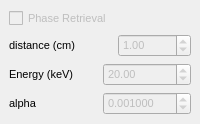
  <widget class="QDockWidget" name="Phase_Retrieval">
   <property name="windowTitle">
    <string>Phase retrieval</string>
   </property>
   <attribute name="dockWidgetArea">
    <number>2</number>
   </attribute>
   <widget class="QWidget" name="dockWidgetContents_3">
    <layout class="QGridLayout" name="gridLayout_7">
     <item row="0" column="0" colspan="2">
      <layout class="QGridLayout" name="gridLayout_6">
       <item row="1" column="0">
        <widget class="QLabel" name="label_distance_2">
         <property name="enabled">
          <bool>true</bool>
         </property>
         <property name="sizePolicy">
          <sizepolicy hsizetype="Minimum" vsizetype="Minimum">
           <horstretch>0</horstretch>
           <verstretch>0</verstretch>
          </sizepolicy>
         </property>
         <property name="font">
          <font>
           <pointsize>8</pointsize>
           <bold>false</bold>
          </font>
         </property>
         <property name="text">
          <string>distance (cm)</string>
         </property>
        </widget>
       </item>
       <item row="0" column="0">
        <widget class="QCheckBox" name="checkBox_phase_2">
         <property name="enabled">
          <bool>false</bool>
         </property>
         <property name="sizePolicy">
          <sizepolicy hsizetype="Minimum" vsizetype="Preferred">
           <horstretch>0</horstretch>
           <verstretch>0</verstretch>
          </sizepolicy>
         </property>
         <property name="font">
          <font>
           <pointsize>8</pointsize>
           <bold>false</bold>
          </font>
         </property>
         <property name="text">
          <string>Phase Retrieval</string>
         </property>
        </widget>
       </item>
       <item row="1" column="1">
        <widget class="QDoubleSpinBox" name="doubleSpinBox_distance_2">
         <property name="enabled">
          <bool>false</bool>
         </property>
         <property name="sizePolicy">
          <sizepolicy hsizetype="Minimum" vsizetype="Preferred">
           <horstretch>0</horstretch>
           <verstretch>0</verstretch>
          </sizepolicy>
         </property>
         <property name="font">
          <font>
           <pointsize>8</pointsize>
           <bold>false</bold>
          </font>
         </property>
         <property name="maximum">
          <double>5000.000000000000000</double>
         </property>
         <property name="value">
          <double>1.000000000000000</double>
         </property>
        </widget>
       </item>
      </layout>
     </item>
     <item row="2" column="0">
      <widget class="QLabel" name="label_Energy_2">
       <property name="enabled">
        <bool>true</bool>
       </property>
       <property name="sizePolicy">
        <sizepolicy hsizetype="Minimum" vsizetype="Minimum">
         <horstretch>0</horstretch>
         <verstretch>0</verstretch>
        </sizepolicy>
       </property>
       <property name="font">
        <font>
         <pointsize>8</pointsize>
         <bold>false</bold>
        </font>
       </property>
       <property name="text">
        <string>Energy (keV)</string>
       </property>
      </widget>
     </item>
     <item row="2" column="1">
      <widget class="QDoubleSpinBox" name="doubleSpinBox_Energy_2">
       <property name="enabled">
        <bool>false</bool>
       </property>
       <property name="sizePolicy">
        <sizepolicy hsizetype="Minimum" vsizetype="Preferred">
         <horstretch>0</horstretch>
         <verstretch>0</verstretch>
        </sizepolicy>
       </property>
       <property name="font">
        <font>
         <pointsize>8</pointsize>
         <bold>false</bold>
        </font>
       </property>
       <property name="minimum">
        <double>1.000000000000000</double>
       </property>
       <property name="maximum">
        <double>100.000000000000000</double>
       </property>
       <property name="value">
        <double>20.000000000000000</double>
       </property>
      </widget>
     </item>
     <item row="3" column="0">
      <widget class="QLabel" name="label_alpha_2">
       <property name="enabled">
        <bool>true</bool>
       </property>
       <property name="sizePolicy">
        <sizepolicy hsizetype="Minimum" vsizetype="Minimum">
         <horstretch>0</horstretch>
         <verstretch>0</verstretch>
        </sizepolicy>
       </property>
       <property name="font">
        <font>
         <pointsize>8</pointsize>
         <bold>false</bold>
        </font>
       </property>
       <property name="text">
        <string>alpha</string>
       </property>
      </widget>
     </item>
     <item row="3" column="1">
      <widget class="QDoubleSpinBox" name="doubleSpinBox_alpha_2">
       <property name="enabled">
        <bool>false</bool>
       </property>
       <property name="sizePolicy">
        <sizepolicy hsizetype="Minimum" vsizetype="Preferred">
         <horstretch>0</horstretch>
         <verstretch>0</verstretch>
        </sizepolicy>
       </property>
       <property name="font">
        <font>
         <pointsize>8</pointsize>
         <bold>false</bold>
        </font>
       </property>
       <property name="decimals">
        <number>6</number>
       </property>
       <property name="singleStep">
        <double>0.000100000000000</double>
       </property>
       <property name="value">
        <double>0.001000000000000</double>
       </property>
      </widget>
     </item>
    </layout>
   </widget>
  </widget>
